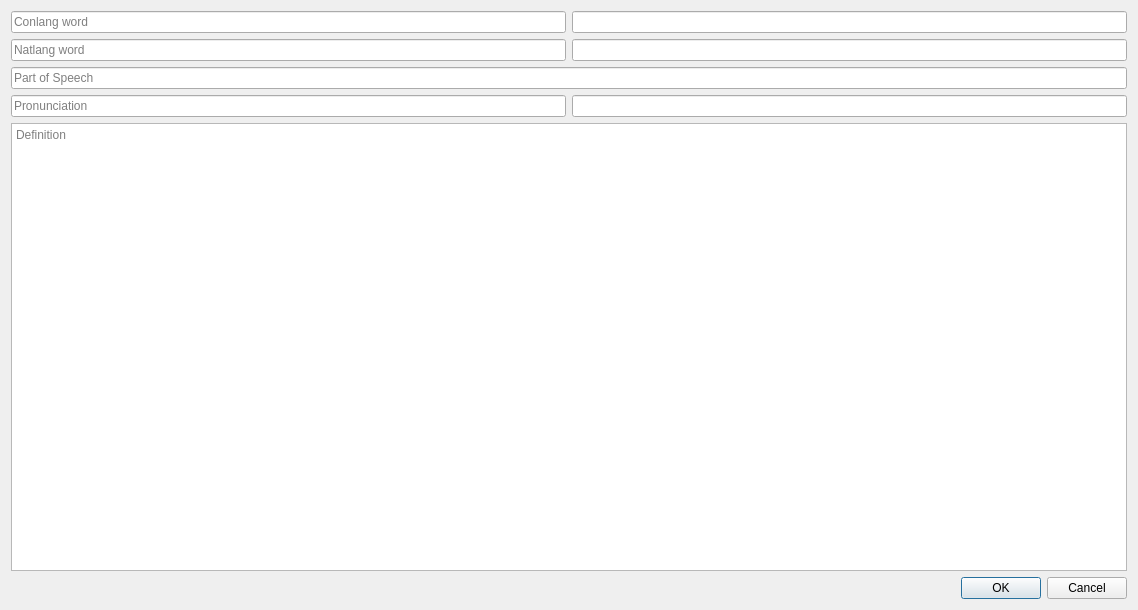
<?xml version="1.0" encoding="UTF-8"?>
<ui version="4.0">
 <class>Dialog</class>
 <widget class="QDialog" name="Dialog">
  <property name="geometry">
   <rect>
    <x>0</x>
    <y>0</y>
    <width>1138</width>
    <height>610</height>
   </rect>
  </property>
  <property name="windowTitle">
   <string>Dialog</string>
  </property>
  <layout class="QVBoxLayout" name="verticalLayout_2">
   <item>
    <layout class="QHBoxLayout" name="horizontalLayout">
     <item>
      <widget class="QLineEdit" name="lineEditCon">
       <property name="placeholderText">
        <string>Conlang word</string>
       </property>
      </widget>
     </item>
     <item>
      <widget class="QLineEdit" name="lineEditConDisplay">
       <property name="readOnly">
        <bool>true</bool>
       </property>
      </widget>
     </item>
    </layout>
   </item>
   <item>
    <layout class="QHBoxLayout" name="horizontalLayout_2">
     <item>
      <widget class="QLineEdit" name="lineEditNat">
       <property name="placeholderText">
        <string>Natlang word</string>
       </property>
      </widget>
     </item>
     <item>
      <widget class="QLineEdit" name="lineEditNatDisplay">
       <property name="readOnly">
        <bool>true</bool>
       </property>
      </widget>
     </item>
    </layout>
   </item>
   <item>
    <layout class="QHBoxLayout" name="horizontalLayout_4">
     <item>
      <widget class="QLineEdit" name="lineEditPOS">
       <property name="placeholderText">
        <string>Part of Speech</string>
       </property>
      </widget>
     </item>
    </layout>
   </item>
   <item>
    <layout class="QHBoxLayout" name="horizontalLayout_3">
     <item>
      <widget class="QLineEdit" name="lineEditPron">
       <property name="placeholderText">
        <string>Pronunciation</string>
       </property>
      </widget>
     </item>
     <item>
      <widget class="QLineEdit" name="lineEditPronDisplay">
       <property name="readOnly">
        <bool>true</bool>
       </property>
      </widget>
     </item>
    </layout>
   </item>
   <item>
    <widget class="QTextEdit" name="textEditInfo">
     <property name="placeholderText">
      <string>Definition</string>
     </property>
    </widget>
   </item>
   <item>
    <widget class="QDialogButtonBox" name="buttonBox">
     <property name="orientation">
      <enum>Qt::Horizontal</enum>
     </property>
     <property name="standardButtons">
      <set>QDialogButtonBox::Cancel|QDialogButtonBox::Ok</set>
     </property>
    </widget>
   </item>
  </layout>
 </widget>
 <resources/>
 <connections>
  <connection>
   <sender>buttonBox</sender>
   <signal>accepted()</signal>
   <receiver>Dialog</receiver>
   <slot>accept()</slot>
   <hints>
    <hint type="sourcelabel">
     <x>248</x>
     <y>254</y>
    </hint>
    <hint type="destinationlabel">
     <x>157</x>
     <y>274</y>
    </hint>
   </hints>
  </connection>
  <connection>
   <sender>buttonBox</sender>
   <signal>rejected()</signal>
   <receiver>Dialog</receiver>
   <slot>reject()</slot>
   <hints>
    <hint type="sourcelabel">
     <x>316</x>
     <y>260</y>
    </hint>
    <hint type="destinationlabel">
     <x>286</x>
     <y>274</y>
    </hint>
   </hints>
  </connection>
 </connections>
</ui>
